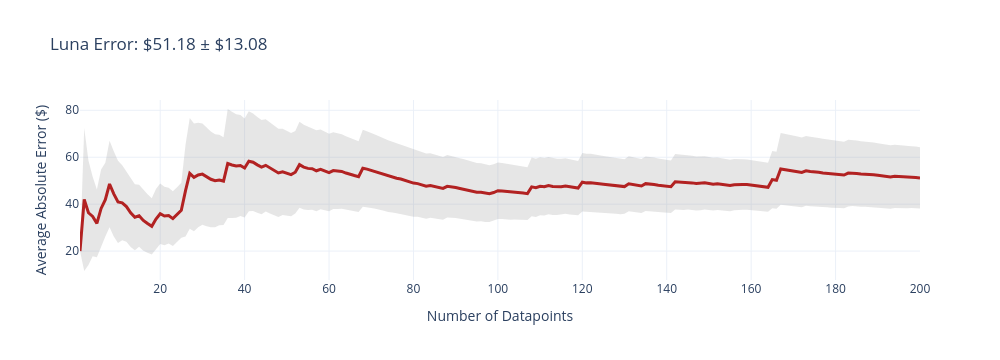
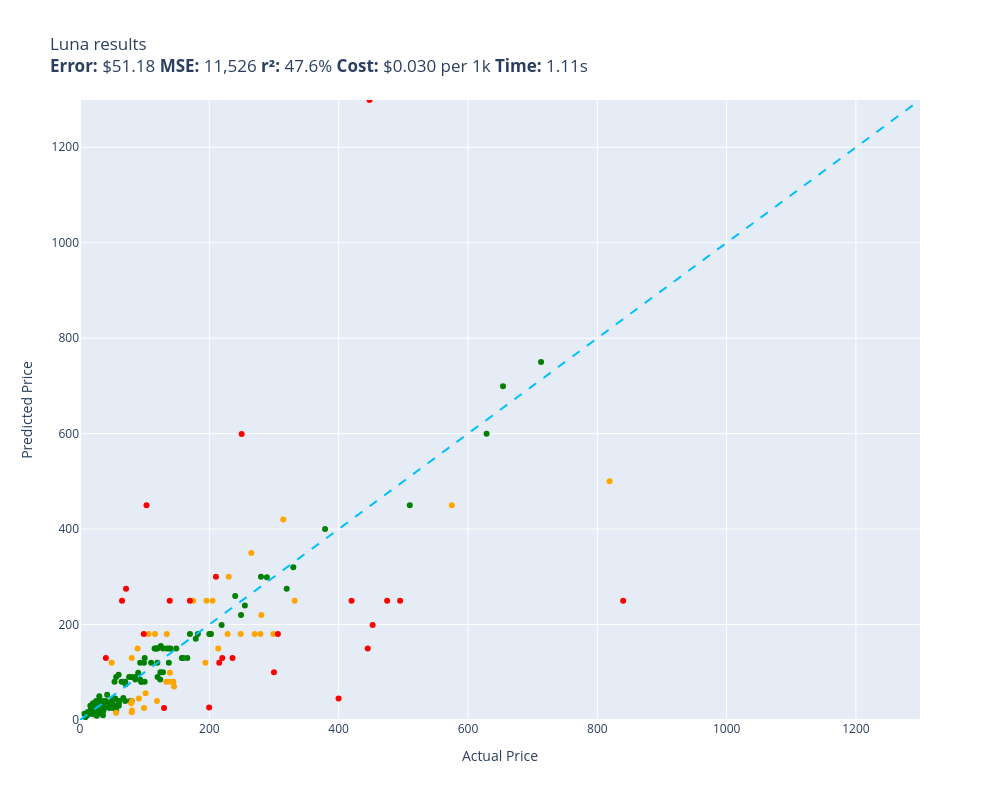

The cell these charts' notebook holds for them, in order:
### Code cell
def luna(item):
    response = completion(model="openrouter/openai/gpt-5.6-luna", messages=messages_for(item), seed=42, reasoning_effort="none")
    return response.choices[0].message.content, response._hidden_params["response_cost"]
evaluate(luna, test)

### Figure 1 — Plotly figure (JSON) as saved in the notebook; plotly's stock layout.template omitted (floating-point values rounded to 4 significant figures; data arrays with more than 128 entries replaced by an {"elided": "..."} marker saying what was removed)
{"data": [{"fill": "toself", "fillcolor": "rgba(128,128,128,0.2)", "hoverinfo": "skip", "line": {"color": "rgba(255,255,255,0)"}, "name": "95% CI", "showlegend": false, "type": "scatter", "x": {"elided": "400 int values"}, "y": {"elided": "400 float values"}}, {"customdata": {"elided": "200x1 float values"}, "hovertemplate": "n=%{x}<br>Avg Error=$%{y:,.2f}<br>±95% CI=$%{customdata[0]:,.2f}<extra></extra>", "line": {"color": "firebrick", "width": 3}, "mode": "lines", "name": "Cumulative Avg Error", "type": "scatter", "x": {"elided": "200 int values"}, "y": {"elided": "200 float values"}}], "layout": {"height": 360, "showlegend": false, "title": {"text": "Luna Error: $51.18 ± $13.08"}, "width": 1000, "xaxis": {"title": {"text": "Number of Datapoints"}}, "yaxis": {"title": {"text": "Average Absolute Error ($)"}}}}

### Figure 2 — Plotly figure (JSON) as saved in the notebook; plotly's stock layout.template omitted (floating-point values rounded to 4 significant figures; data arrays with more than 128 entries replaced by an {"elided": "..."} marker saying what was removed)
{"data": [{"customdata": {"elided": "139x1 str values"}, "hovertemplate": "%{customdata[0]}<extra></extra>", "legendgroup": "green", "marker": {"color": "green", "size": 6, "symbol": "circle"}, "mode": "markers", "name": "green", "orientation": "v", "showlegend": true, "type": "scatter", "x": {"elided": "139 float values"}, "xaxis": "x", "y": {"elided": "139 float values"}, "yaxis": "y"}, {"customdata": [["telpo Headlight Assembly Fit For 15 Camr...\nGuess=$180.00 Actual=$115.99"], ["RBC12-UPC Replacement Battery Cartridge ...\nGuess=$299.99 Actual=$229.99"], ["SuppliesOutlet Compatible Toner Cartridg...\nGuess=$79.99 Actual=$144.29"], ["Panasonic KX-TG6511B DECT 6.0 PLUS Expan...\nGuess=$35.00 Actual=$79.20"], ["PEMP E65 E66 CDC Simulate Optical Fiber ...\nGuess=$39.99 Actual=$119.00"], ["SKB iSeries 3i-13096-6KP Case for BlackM...\nGuess=$249.99 Actual=$174.99"], ["Bam Trekking 3027SB Single Black Clarine...\nGuess=$250.00 Actual=$332.00"], ["Clementoni 39132.5 Jigsaw Puzzle 1,000 P...\nGuess=$15.99 Actual=$79.95"], ["KOMPUTERBAY 4GB 2X 2GB DDR2 1066MHz PC2-...\nGuess=$20.00 Actual=$80.34"], ["Canon EOS Rebel T7 Digital SLR Camera wi...\nGuess=$500.00 Actual=$819.00"], ["Task T24287 Roman Ogee Router Bit with 1...\nGuess=$14.99 Actual=$55.88"], ["Travelpro Platinum Elite Slim Business L...\nGuess=$149.99 Actual=$213.83"], ["Wenger City Upgrade Laptop Backpack with...\nGuess=$70.00 Actual=$145.42"], ["Diversitech WG840585 Motor, (Ddb) 1/3Hp,...\nGuess=$180.00 Actual=$134.12"], ["Festool 492370 Platin 2 S1000 Grit 6-Inc...\nGuess=$45.00 Actual=$91.00"], ["Marvel Legends Series X-Men 6-Inch Archa...\nGuess=$24.99 Actual=$98.95"], ["Pioneer 2AM401-BN Two Handle Kitchen Fau...\nGuess=$180.00 Actual=$228.22"], ["Aeromotive 13304 Regulator, X1 Adjustabl...\nGuess=$180.00 Actual=$269.95"], ["Walker Exhaust Ultra EPA 16478 Direct Fi...\nGuess=$450.00 Actual=$574.99"], ["Urth 62mm UV, Circular Polarizing (CPL),...\nGuess=$99.00 Actual=$139.00"], ["Mikrotik RB3011UIAS-RM RouterBOARD 10xGi...\nGuess=$180.00 Actual=$299.00"], ["AC Compressor & A/C Kit For BMW 335i 335...\nGuess=$420.00 Actual=$314.41"], ["MXR Carbon Copy Deluxe Analog Delay Guit...\nGuess=$249.99 Actual=$195.50"], ["CradlePoint Compact Broadband Router (CB...\nGuess=$150.00 Actual=$89.00"], ["New Replacement seat cover fits Yamaha M...\nGuess=$79.99 Actual=$138.95"], ["SP Air Corporation SP-8102BU 1/4-Inch He...\nGuess=$250.00 Actual=$204.99"], ["Diversitech UC2436-3 Ultralite Condenser...\nGuess=$40.00 Actual=$80.39"], ["4 Inches Rolled Muffler Tip Catback Exha...\nGuess=$120.00 Actual=$193.88"], ["APS iBoard (304 Stainless Steel Polished...\nGuess=$350.00 Actual=$264.95"], ["KUNFINE Android Radio CarPlay & Android ...\nGuess=$180.00 Actual=$106.00"], ["VIPMOTOZ Sequential Turn Signal Premium ...\nGuess=$180.00 Actual=$278.94"], ["A-Premium Front Suspension Steering Knuc...\nGuess=$120.00 Actual=$48.99"], ["DuraGo BR5330 Front Vented Disc Brake Ro...\nGuess=$55.99 Actual=$101.51"], ["PowerSport Front Rear Brakes and Rotors ...\nGuess=$180.00 Actual=$248.51"], ["Targus CityGear Durable Backpack, Black,...\nGuess=$79.99 Actual=$133.43"], ["MonMount Triple Monitor Stand Freestandi...\nGuess=$129.99 Actual=$79.99"], ["For Volvo C70 S70 V70 V40 S40 AC Compres...\nGuess=$220.00 Actual=$280.41"]], "hovertemplate": "%{customdata[0]}<extra></extra>", "legendgroup": "orange", "marker": {"color": "orange", "size": 6, "symbol": "circle"}, "mode": "markers", "name": "orange", "orientation": "v", "showlegend": true, "type": "scatter", "x": [116.0, 230.0, 144.3, 79.2, 119.0, 175.0, 332.0, 79.95, 80.34, 819.0, 55.88, 213.8, 145.4, 134.1, 91.0, 98.95, 228.2, 269.9, 575.0, 139.0, 299.0, 314.4, 195.5, 89.0, 138.9, 205.0, 80.39, 193.9, 264.9, 106.0, 278.9, 48.99, 101.5, 248.5, 133.4, 79.99, 280.4], "xaxis": "x", "y": [180.0, 300.0, 79.99, 35.0, 39.99, 250.0, 250.0, 15.99, 20.0, 500.0, 14.99, 150.0, 70.0, 180.0, 45.0, 24.99, 180.0, 180.0, 450.0, 99.0, 180.0, 420.0, 250.0, 150.0, 79.99, 250.0, 40.0, 120.0, 350.0, 180.0, 180.0, 120.0, 55.99, 180.0, 79.99, 130.0, 220.0], "yaxis": "y"}, {"customdata": [["ACDelco GM Original Equipment FW339 Fron...\nGuess=$120.00 Actual=$215.33"], ["APS iBoard 6-inch Aluminum (Black Powder...\nGuess=$300.00 Actual=$210.23"], ["DEWALT 20V MAX* XR Impact Driver with Bl...\nGuess=$199.00 Actual=$452.53"], ["Mini PC, Kinupute Desktop Computer E3-12...\nGuess=$250.00 Actual=$495.00"], ["Aolemi Oil Rubbed Bronze Single Function...\nGuess=$180.00 Actual=$98.65"], ["JRready ST6313 DT Deutsch Connector Kit,...\nGuess=$25.99 Actual=$199.68"], ["Dakota Alert MURS Alert Probe Sensor - M...\nGuess=$130.00 Actual=$219.99"], ["3D Tree Hole Branches 075 Stair Risers D...\nGuess=$24.99 Actual=$129.99"], ["KOHLER 18865-CP Filtered Water Faucet, P...\nGuess=$250.00 Actual=$475.00"], ["MC: Pindicator (Dual Intensity Amber)\nGuess=$129.99 Actual=$40.00"], ["Sumerain S1339CM Double Handle Widesprea...\nGuess=$129.99 Actual=$235.86"], ["Lighted Triangle Mirror Cabinet Bathroom...\nGuess=$149.99 Actual=$445.00"], ["Kingston Brass KS269SN Kingston Clawfoot...\nGuess=$180.00 Actual=$305.99"], ["Canon Sure Shot 90u 35mm Date Camera\nGuess=$45.00 Actual=$399.89"], ["Ibanez M510OVS Acoustic Mandolin in Vint...\nGuess=$250.00 Actual=$169.99"], ["GENUINE VOLVO THERMOSTAT (3.0, 3.2) S60 ...\nGuess=$450.00 Actual=$102.85"], ["Amana Tool - SC587 Carbide Tipped 3-Wing...\nGuess=$275.00 Actual=$71.23"], ["UPR Mach 1 Chin Spoiler Fits 94-98 Musta...\nGuess=$250.00 Actual=$64.99"], ["Music Hall pa15.3 MM/MC Phono Preamplifi...\nGuess=$599.00 Actual=$250.00"], ["Dell XPS 13 9343-2727SLV 13.3\" Full HD S...\nGuess=$250.00 Actual=$839.99"], ["Steering Wheel, Carbon Fiber Automotive ...\nGuess=$1,299.00 Actual=$447.74"], ["Pacific Drums PDCM1618TTRB 16 x 18 Inche...\nGuess=$249.99 Actual=$419.99"], ["HP Laserjet 2100 Laser Printer W/Test Pr...\nGuess=$100.00 Actual=$299.98"], ["Garmin 010-12402-10 GT15M-TM Transom-Mou...\nGuess=$250.00 Actual=$138.74"]], "hovertemplate": "%{customdata[0]}<extra></extra>", "legendgroup": "red", "marker": {"color": "red", "size": 6, "symbol": "circle"}, "mode": "markers", "name": "red", "orientation": "v", "showlegend": true, "type": "scatter", "x": [215.3, 210.2, 452.5, 495.0, 98.65, 199.7, 220.0, 130.0, 475.0, 40.0, 235.9, 445.0, 306.0, 399.9, 170.0, 102.8, 71.23, 64.99, 250.0, 840.0, 447.7, 420.0, 300.0, 138.7], "xaxis": "x", "y": [120.0, 300.0, 199.0, 250.0, 180.0, 25.99, 130.0, 24.99, 250.0, 130.0, 130.0, 150.0, 180.0, 45.0, 250.0, 450.0, 275.0, 250.0, 599.0, 250.0, 1299.0, 250.0, 100.0, 250.0], "yaxis": "y"}, {"hoverinfo": "skip", "line": {"color": "deepskyblue", "dash": "dash", "width": 2}, "mode": "lines", "name": "y = x", "showlegend": false, "type": "scatter", "x": [0, 1299], "y": [0, 1299]}], "layout": {"height": 800, "legend": {"title": {"text": "color"}, "tracegroupgap": 0}, "showlegend": false, "title": {"text": "Luna results<br><b>Error:</b> $51.18 <b>MSE:</b> 11,526 <b>r²:</b> 47.6% <b>Cost:</b> $0.030 per 1k <b>Time:</b> 1.11s"}, "width": 1000, "xaxis": {"anchor": "y", "domain": [0, 1], "range": [0, 1299], "title": {"text": "Actual Price"}}, "yaxis": {"anchor": "x", "domain": [0, 1], "range": [0, 1299], "title": {"text": "Predicted Price"}}}}
